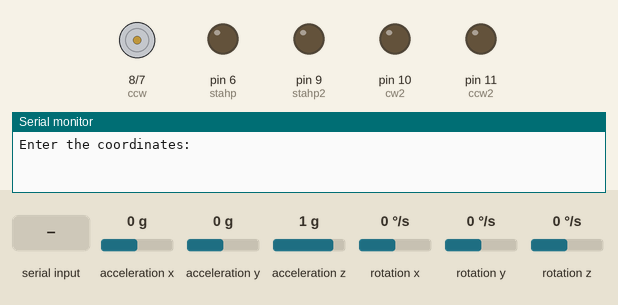
Recording of a sketch running on a simulated Arduino Uno, built with avr-gcc and run on an emulated ATmega328P. On the bench: motor-driver pin pairs drawn as motors (green arrow = first pin HIGH = forward, orange = second pin HIGH = backward, longer = more drive), output pins drawn as LEDs (lit = HIGH), the last lines printed to the serial monitor. The test bench sets the inputs (shaded band); at power-on: acceleration x 0 g, acceleration y 0 g, acceleration z 1 g, rotation x 0 °/s, rotation y 0 °/s, rotation z 0 °/s. The local clock reads 2024-03-15 10:24:30 at power-on unless the sketch sets it.

Above: at 6.2 s.
6.3 s: "," received over Serial
At 7.9 s:
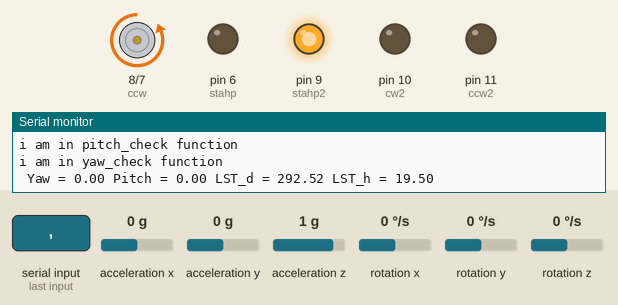
Timing chart, 0 to 9.4 s (numbered marks = the images above; inputs shaded):
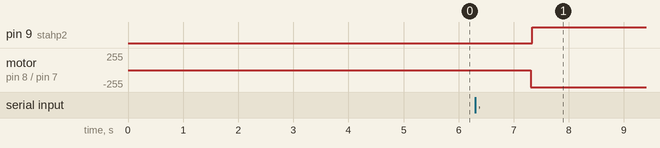

The sketch:

star_track_arduinoUNO.ino
```cpp
#include <virtuabotixRTC.h>
#include <Wire.h>
#include <MPU6050.h>
MPU6050 mpu;
//define RTC.
virtuabotixRTC myRTC(A0, A1, A2);
double M,Y,D,MN,H,S;
double A,B;
double location =80.94;//your longtitude.
double location2 =26.84;//your latitude.
double LST_degrees;//variable to store local side real time(LST) in degrees.
double LST_hours;//variable to store local side real time(LST) in decimal hours.
unsigned long timer = 0;
float timeStep = 0.01;
// Pitch and Yaw values
double pitch = 0;
double yaw = 0;
double val = 0;//variable to store the user input DEC
double val2 = 0;//variable to store the user input RA
double temp = val2;//temporary value to store val2
const int stahp=6,stahp2=9;
const int cw=7,cw2=10;
const int ccw=8,ccw2=11;
bool receivedCoordinates = false; // Flag to track if coordinates are received
void setup() {
    //set date-time according to (seconds, minutes, hours, day of the week, day of the month, month, year)
    myRTC.setDS1302Time(00, 45, 10, 2, 11, 11, 2023);
    Wire.begin();
    Serial.begin(9600);
    pinMode(stahp,OUTPUT);
    pinMode(cw,OUTPUT);
    pinMode(ccw,OUTPUT);
    pinMode(stahp2,OUTPUT);
    pinMode(cw2,OUTPUT);
    pinMode(ccw2,OUTPUT);
    delay(5000);//wait before starting
    while(!mpu.begin(MPU6050_SCALE_2000DPS, MPU6050_RANGE_2G))
    {
    }
    mpu.calibrateGyro();
    mpu.setThreshold(3);
}//--(end setup )---
void loop()
{
    //this will update the RA degrees with sidereal time 1degree at a time
    //this way the object or star on the sky is tracked.
  if(location2>0){//for the northern hemisphere.
    if( floor(LST_degrees)==LST_degrees ){
      if (LST_degrees>180){
        val2 = temp+(360-LST_degrees);
        }else{
        val2 = temp-LST_degrees; //use val2 = temp+LST_degrees; if you are located in the southern hemisphere.
        }
    }
  }else{//for the southern hemisphere.
   if( floor(LST_degrees)==LST_degrees ){
      if (LST_degrees>180){
        val2 = temp-(360-LST_degrees);
        }else{
        val2 = temp+LST_degrees; //use val2 = temp+LST_degrees; if you are located in the southern hemisphere.
        }
    }
  }
    myRTC.updateTime();
    LST_time();
    if (!receivedCoordinates) {
        recvdata(); // Receive coordinates only once
        receivedCoordinates = true; // Set the flag to true after receiving coordinates
    }
    pitch_check();
    yaw_check();
    timer = millis();
    Vector norm = mpu.readNormalizeGyro();
    //I've put the sensor with a 90 degree angle on the setup due to
    //cable connection problems. Because of that the data values from the mpu6050 chip are
    //different in this case:
    //roll data(X-axis) is pitch.
    //pitch data(Y-axis) is yaw.
    yaw = yaw + norm.YAxis * timeStep;
    pitch = pitch + norm.XAxis * timeStep;
    Serial.print(" Yaw = ");
    Serial.print(yaw);
    Serial.print(" Pitch = ");
    Serial.print(pitch);
    Serial.print(" LST_d = ");
    Serial.print(LST_degrees);
    Serial.print(" LST_h = ");
    Serial.println(LST_hours);//local sidereal time in decimal hours.
    delay((timeStep*1000) - (millis() - timer));//timer for the gyro.
}
// void recvdata() {
//   Serial.println("Enter the coordinates (format: x,y):");

//   while (!Serial.available()) {
//     // Wait for input
//   }

//   String input = Serial.readStringUntil('\n'); // Read input until newline character
//   input.trim(); // Remove leading/trailing whitespace

//   int commaIndex = input.indexOf(',');

//   if (commaIndex != -1) { // Check if the comma is found in the input
//     String xStr = input.substring(0, commaIndex); // Extract the x-coordinate substring
//     String yStr = input.substring(commaIndex + 1); // Extract the y-coordinate substring

//     xStr.trim(); // Remove whitespace
//     yStr.trim(); // Remove whitespace

//     val = 90-xStr.toDouble(); // Convert x-coordinate string to double
//     val2 = yStr.toDouble(); // Convert y-coordinate string to double
//     temp=val2;

//     Serial.print("Received coordinates: ");
//     Serial.print(val);
//     Serial.print(", ");
//     Serial.println(val2);

//     // Store the values in global variables or use them as needed
//     // val and val2 now hold the double values of the coordinates
//   } else {
//     Serial.println("Invalid input format. Please enter coordinates in the format: x,y");
//   }
// }

void recvdata(){
  //This function receives data from serial as (0.00,0.00)
  //splits it to strings by the comma ","
  //than converts them to doubles
    // if (Serial.available() > 0){
    //     Serial.println("Enter the coordinates:");
    //     String a= Serial.readString();
    //     String value1, value2;
    //     // For loop which will separate the String in parts
    //     // and assign them the the variables we declare
    //     for (int i = 0; i < a.length(); i++) {
    //         if (a.substring(i, i+1) == ",") {
    //             value2 = a.substring(0, i);
    //             value1= a.substring(i+1);
    //             break;
    //         }
    //     }
    //     val=90-value1.toFloat();
    //     val2=value2.toFloat();
    //     temp = val2;
    //     Serial.println("the coordinates:");
    //     Serial.println(val);
    //     Serial.println(val2);
    // }
    Serial.println("Enter the coordinates:");
    while (!Serial.available()) {
      // Wait for input
    }
    String a= Serial.readString();
        String value1, value2;
        // For loop which will separate the String in parts
        // and assign them the the variables we declare
        for (int i = 0; i < a.length(); i++) {
            if (a.substring(i, i+1) == ",") {
                value2 = a.substring(0, i);
                value1= a.substring(i+1);
                break;
            }
        }
        Serial.println(val);
        Serial.println(val2);
        val=90-value1.toFloat();
        val2=value2.toFloat();
        temp = val2;
        Serial.println("the coordinates:");
        Serial.println(val);
        Serial.println(temp);
}
void pitch_check(){
    //check if pitch is high, low or equal to the user input
    //send commands to slave-module to start and stop motors
    Serial.println("i am in pitch_check function");
    if(floor(pitch*100)/100==floor(val*100)/100){
        digitalWrite(stahp,HIGH);
        }else{
        digitalWrite(stahp,LOW);
    }
    if(floor(pitch*100)<floor(val*100)){
        digitalWrite(cw,HIGH);
        }else{
        digitalWrite(cw,LOW);
    }
    if(floor(pitch*100)>floor(val*100)){
        digitalWrite(ccw,HIGH);
        }else{
        digitalWrite(ccw,LOW);
    }
}
void yaw_check(){
    //check if yaw is high, low or equal to the user input
    //send commands to slave-module to start and stop motors
    Serial.println("i am in yaw_check function");
    if(floor(yaw*100)==floor(val2*100)){
        digitalWrite(stahp2,HIGH);
        }else{
        digitalWrite(stahp2,LOW);
    }
    if(floor(yaw*100)<floor(val2*100)){
        digitalWrite(cw2,HIGH);
        }else{
        digitalWrite(cw2,LOW);
    }
    if(floor(yaw*100)>floor(val2*100)){
        digitalWrite(ccw2,HIGH);
        }else{
        digitalWrite(ccw2,LOW);
    }
}
void LST_time(){
    //Calculates local sidereal time based on this calculation,
    //http://www.stargazing.net/kepler/altaz.html
    M = (double) myRTC.month;
    Y = (double) myRTC.year;
    D = (double) myRTC.dayofmonth;
    MN = (double) myRTC.minutes;
    H = (double) myRTC.hours;
    S = (double) myRTC.seconds;
    A = (double)(Y-2000)*365.242199;
    B = (double)(M-1)*30.4368499;
    double JDN2000=A+B+(D-1)+myRTC.hours/24;
    double decimal_time = H+(MN/60)+(S/3600) ;
    double LST = 100.46 + 0.985647 * JDN2000 + location + 15*decimal_time;
    LST_degrees = (LST-(floor(LST/360)*360));
    LST_hours = LST_degrees/15;
}
```

Measured:
- after the input at 6.3 s, pin 9 (stahp2): LOW → HIGH after 1.0 s; motor on pin 8 (ccw) / pin 7 (cw): stopped → backward 255/255 after 1.0 s
